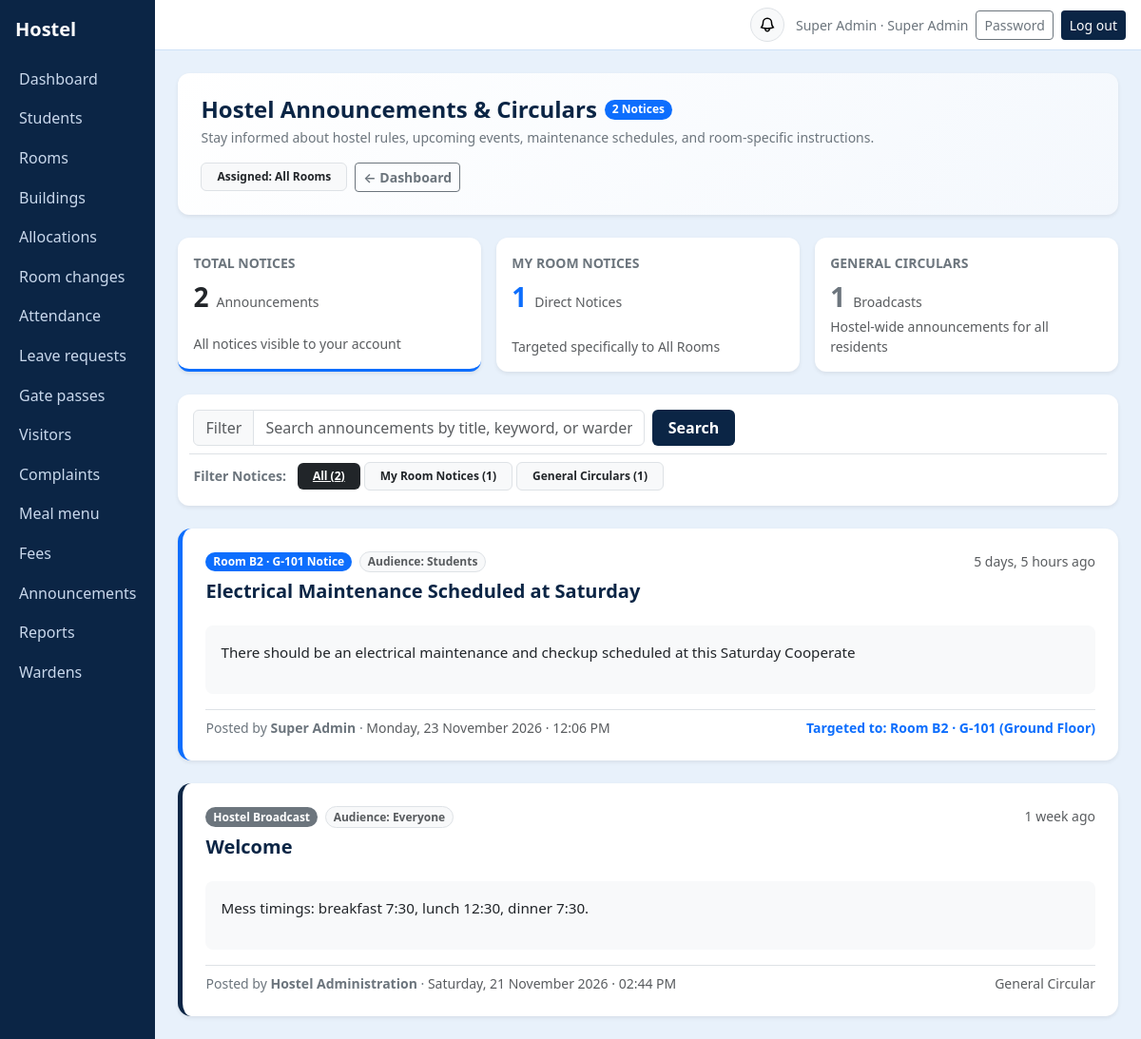
Page /me/announcements/ (signed in) on the committed database.
### core/models.py (models this page shows, shortened)
class User(AbstractUser):
    ROLES = [("admin", "Super Admin"), ("warden", "Warden"), ("student", "Student"), ("parent", "Parent")]
    role = models.CharField(max_length=10, choices=ROLES, default="student")
    phone = models.CharField(max_length=20, blank=True)
    must_change_password = models.BooleanField(default=False)
    assigned_building = models.ForeignKey(
        Building,
        null=True,
        blank=True,
        on_delete=models.SET_NULL,
        related_name="wardens",
        help_text="Leave empty for Head Warden (full cross-building access). Assign a building to lock this warden exclusively to that building.",
    )
    @property
    def scoped_building(self):
        return self.assigned_building if self.role == "warden" else None
    @property
    def warden_role_label(self):
        if self.role != "warden":
            return self.get_role_display()
        if self.assigned_building_id:
            return f"{self.assigned_building.name} Warden"
        return "Head Warden"
    @property
    def display_name(self):
        return self.get_full_name() or self.username

class Announcement(models.Model):
    AUDIENCE = [("all", "Everyone"), ("student", "Students"), ("parent", "Parents")]
    title = models.CharField(max_length=150)
    body = models.TextField()
    audience = models.CharField(max_length=10, choices=AUDIENCE, default="all")
    building = models.ForeignKey(Building, null=True, blank=True, on_delete=models.CASCADE, related_name="announcements")
    room = models.ForeignKey("Room", null=True, blank=True, on_delete=models.CASCADE, related_name="announcements")
    student = models.ForeignKey("Student", null=True, blank=True, on_delete=models.CASCADE, related_name="announcements")
    created_by = models.ForeignKey(User, null=True, blank=True, on_delete=models.SET_NULL, related_name="+")
    created_at = models.DateTimeField(auto_now_add=True)
    class Meta:
        ordering = ["-created_at"]

class Room(models.Model):
    ROOM_TYPE_CHOICES = ROOM_TYPE_CHOICES
    ROOM_TYPE_CAPACITY = ROOM_TYPE_CAPACITY
    CAPACITY_TO_ROOM_TYPE = CAPACITY_TO_ROOM_TYPE
    building = models.ForeignKey(Building, null=True, blank=True, on_delete=models.CASCADE, related_name="rooms")
    block = models.CharField(max_length=20, default="A")
    number = models.CharField(max_length=20)
    room_type = models.CharField("Room type", max_length=15, choices=ROOM_TYPE_CHOICES, default="2_sharing")
    capacity = models.PositiveSmallIntegerField(default=2)
    is_blacklisted = models.BooleanField("Blacklisted", default=False)
    blacklist_reason = models.CharField("Blacklist cause", max_length=150, blank=True)
    class Meta:
        unique_together = ("building", "block", "number")
        ordering = ["building__code", "block", "number"]
    def __init__(self, *args, **kwargs):
        super().__init__(*args, **kwargs)
        self._initial_room_type = self.room_type
        self._initial_capacity = self.capacity
    @property
    def short_code(self):
        if self.number and self.block:
            b = str(self.block).strip()
            num = str(self.number).strip()
            if num.lower().startswith(f"{b.lower()}-"):
                return f"{b}-{num[len(b)+1:].strip()}"
            if num.lower().startswith(b.lower()) and len(num) > len(b) and num[len(b):][0].isdigit():
                return f"{b}-{num[len(b):].strip()}"
            return f"{b}-{num}"
        return self.number or ""
    def __str__(self):
        code = self.short_code
        if self.building_id:
            return f"{self.building.code} · {code}"
        return code
    @property
    def floor_name(self):
        b = str(self.block or "").strip().upper()
        mapping = {
            "G": "Ground Floor",
            "F": "First Floor",
            "S": "Second Floor",
            "T": "Third Floor",
            "B": "Basement",
            "0": "Ground Floor",
            "1": "First Floor",
            "2": "Second Floor",
            "3": "Third Floor",
            "4": "Fourth Floor",
            "5": "Fifth Floor",
        }
        return mapping.get(b, f"Floor {b}" if b else "Floor")

class Building(models.Model):
    YEAR_CHOICES = [(1, "1st Year"), (2, "2nd Year"), (3, "3rd Year"), (4, "4th Year")]
    name = models.CharField(max_length=100, unique=True)
    code = models.CharField(max_length=12, unique=True)
    description = models.CharField(max_length=255, blank=True)
    allowed_years = models.CharField(
        max_length=20,
        default="1,2,3,4",
        help_text="Comma-separated allowed academic years (e.g. '1' or '2,3,4')",
    )
    is_first_year_only = models.BooleanField("1st-Year Only (Anti-Ragging Block)", default=False)
    is_active = models.BooleanField(default=True)
    class Meta:
        ordering = ["code", "name"]

### core/views.py (the view, shortened to what this page needs)
# urls.py: path("me/announcements/", v.my_announcements, name="my_announcements"),
@login_required
def my_announcements(request):
    from datetime import datetime, timezone
    u = request.user
    q = request.GET.get("q", "").strip()
    filter_type = request.GET.get("type", "all").strip()
    if u.role == "student":
        s = getattr(u, "student", None)
        room = s.room if s else None
        aud = ["all", "student"]
        base_qs = _student_notices_qs(s, aud) if s else m.Announcement.objects.filter(room__isnull=True, building__isnull=True, audience__in=aud)
        room_label = f"Room {room}" if room else "Unassigned"
    else:
        _, active_building, is_building_locked = _get_building_scope(request)
        if is_building_locked and active_building:
            base_qs = m.Announcement.objects.filter(
                Q(building=active_building) | Q(room__building=active_building) | Q(building__isnull=True, room__isnull=True)
            )
            room_label = f"{active_building.code} · {active_building.name}"
        else:
            base_qs = m.Announcement.objects.all()
            room_label = "All Rooms"
    all_notices = list(base_qs.select_related("room", "building", "created_by").order_by("-created_at"))
    room_notices = [a for a in all_notices if a.room]
    general_notices = [a for a in all_notices if not a.room]
    notices = all_notices
    if filter_type == "room":
        notices = room_notices
    elif filter_type == "general":
        notices = general_notices
    now = datetime.now(timezone.utc)
    for a in notices:
        diff_hours = (now - a.created_at).total_seconds() / 3600
        a.is_recent = diff_hours <= 48
    return show(
        request,
        "my_announcements",
        title="Hostel Announcements & Circulars",
        notices=notices,
        total_count=len(all_notices),
        room_count=len(room_notices),
        general_count=len(general_notices),
        filter_type=filter_type,
        q=q,
        room_label=room_label,
    )

### core/views.py (called while the page is built)
def show(request, template, **ctx):
    return render(request, f"core/{template}.html", ctx)

### core/templates/core/my_announcements.html (shortened to what this page needs)
{% extends "core/base.html" %}{% block content %}
<div class="card p-4 mb-4 bg-white border-0 shadow-sm" style="background: linear-gradient(135deg, #ffffff 0%, #f4f8fd 100%);">
  <div class="d-flex flex-wrap justify-content-between align-items-center gap-3">
    <div>
      <div class="d-flex align-items-center gap-2 mb-1">
        <h4 class="mb-0 fw-bold" style="color:var(--navy);">Hostel Announcements & Circulars</h4>
        <span class="badge text-bg-primary rounded-pill">{{ total_count }} Notice{{ total_count|pluralize }}</span>
      </div>
      <div class="text-secondary small">
        Stay informed about hostel rules, upcoming events, maintenance schedules, and room-specific instructions.
      </div>
    </div>
    <div class="d-flex align-items-center gap-2">
      <span class="badge text-bg-light border text-dark py-2 px-3">
        Assigned: <b>{{ room_label }}</b>
      </span>
      <a href="{% url 'home' %}" class="btn btn-sm btn-outline-secondary fw-semibold">
        &larr; Dashboard
      </a>
    </div>
  </div>
</div>
<div class="row g-3 mb-4">
  <div class="col-12 col-md-4">
    <a href="?type=all{% if q %}&q={{ q }}{% endif %}" class="card p-3 h-100 bg-white border-0 shadow-sm text-decoration-none {% if filter_type == 'all' or not filter_type %}border-bottom border-3 border-primary{% endif %}">
      <div class="text-secondary small fw-semibold text-uppercase tracking-wider mb-1">Total Notices</div>
      <div class="d-flex align-items-baseline gap-2">
        <span class="fs-3 fw-bold text-dark">{{ total_count }}</span>
        <span class="text-muted small">Announcements</span>
      </div>
      <div class="text-muted small mt-auto">All notices visible to your account</div>
    </a>
  </div>
  <div class="col-12 col-md-4">
    <a href="?type=room{% if q %}&q={{ q }}{% endif %}" class="card p-3 h-100 bg-white border-0 shadow-sm text-decoration-none {% if filter_type == 'room' %}border-bottom border-3 border-primary{% endif %}">
      <div class="text-secondary small fw-semibold text-uppercase tracking-wider mb-1">My Room Notices</div>
      <div class="d-flex align-items-baseline gap-2">
        <span class="fs-3 fw-bold text-primary">{{ room_count }}</span>
        <span class="text-muted small">Direct Notices</span>
      </div>
      <div class="text-muted small mt-auto">Targeted specifically to {{ room_label }}</div>
    </a>
  </div>
  <div class="col-12 col-md-4">
    <a href="?type=general{% if q %}&q={{ q }}{% endif %}" class="card p-3 h-100 bg-white border-0 shadow-sm text-decoration-none {% if filter_type == 'general' %}border-bottom border-3 border-primary{% endif %}">
      <div class="text-secondary small fw-semibold text-uppercase tracking-wider mb-1">General Circulars</div>
      <div class="d-flex align-items-baseline gap-2">
        <span class="fs-3 fw-bold text-secondary">{{ general_count }}</span>
        <span class="text-muted small">Broadcasts</span>
      </div>
      <div class="text-muted small mt-auto">Hostel-wide announcements for all residents</div>
    </a>
  </div>
</div>
<div class="card p-3 mb-4 bg-white border-0 shadow-sm">
  <form method="get" action="{% url 'my_announcements' %}" class="row g-2 align-items-center">
    <div class="col-12 col-md-8 col-lg-6">
      <div class="input-group">
        <span class="input-group-text bg-light text-muted">Filter</span>
        <input type="text" name="q" class="form-control" placeholder="Search announcements by title, keyword, or warden..." value="{{ q }}">
      </div>
    </div>
    <div class="col-auto">
      <button type="submit" class="btn btn-navy fw-semibold px-3">Search</button>
    </div>
    <div class="col-12 mt-2 pt-2 border-top d-flex flex-wrap align-items-center gap-1">
      <span class="text-secondary small fw-semibold me-2">Filter Notices:</span>
      <a href="?type=all{% if q %}&q={{ q }}{% endif %}"
         class="badge {% if filter_type == 'all' or not filter_type %}text-bg-dark{% else %}text-bg-light border text-dark text-decoration-none{% endif %} py-2 px-3">
        All ({{ total_count }})
      </a>
      <a href="?type=room{% if q %}&q={{ q }}{% endif %}"
         class="badge {% if filter_type == 'room' %}text-bg-primary{% else %}text-bg-light border text-dark text-decoration-none{% endif %} py-2 px-3">
        My Room Notices ({{ room_count }})
      </a>
      <a href="?type=general{% if q %}&q={{ q }}{% endif %}"
         class="badge {% if filter_type == 'general' %}text-bg-secondary{% else %}text-bg-light border text-dark text-decoration-none{% endif %} py-2 px-3">
        General Circulars ({{ general_count }})
      </a>
    </div>
  </form>
</div>
<div class="row g-4">
  {% for a in notices %}
    <div class="col-12">
      <div class="card border-0 shadow-sm p-4 bg-white position-relative" style="border-radius: 14px; border-left: 5px solid {% if a.room %}var(--bs-primary){% else %}var(--navy){% endif %} !important;">
        <div class="d-flex flex-wrap justify-content-between align-items-start gap-2 mb-2">
          <div>
            <div class="d-flex flex-wrap align-items-center gap-2 mb-2">
              {% if a.room %}
                <span class="badge text-bg-primary rounded-pill fw-semibold">Room {{ a.room }} Notice</span>
              {% elif a.building %}
                <span class="badge text-bg-info text-dark rounded-pill fw-semibold">{{ a.building.code }} &mdash; {{ a.building.name }} Notice</span>
              {% else %}
                <span class="badge text-bg-secondary rounded-pill fw-semibold">Hostel Broadcast</span>
              {% endif %}
              <span class="badge text-bg-light border text-muted rounded-pill" style="font-size:0.75rem;">
                Audience: {{ a.get_audience_display }}
              </span>
            </div>
            <h5 class="mb-0 fw-bold" style="color:var(--navy);">
              {{ a.title }}
            </h5>
          </div>
          <div class="text-muted small">
            {{ a.created_at|timesince }} ago
          </div>
        </div>
        <div class="p-3 my-3 bg-light rounded-3 text-dark small" style="line-height: 1.6; font-size: 0.95rem;">
          {{ a.body|linebreaks }}
        </div>
        <div class="d-flex flex-wrap justify-content-between align-items-center pt-2 border-top gap-2">
          <div class="small text-secondary">
            Posted by <b>{{ a.created_by.display_name|default:"Hostel Administration" }}</b>
            · <span class="text-muted">{{ a.created_at|date:"l, d F Y · h:i A" }}</span>
          </div>
          {% if a.room %}
            <div class="small text-primary fw-semibold">
              Targeted to: Room {{ a.room }} ({{ a.room.floor_name }})
            </div>
          {% else %}
            <div class="small text-muted">
              General Circular
            </div>
          {% endif %}
        </div>
      </div>
    </div>
  {% endfor %}
</div>
{% endblock %}

### core/templates/core/base.html (shortened to what this page needs)
{% load static %}<!doctype html>
<html lang="en"><head><meta charset="utf-8"><meta name="viewport" content="width=device-width, initial-scale=1">
<link href="https://cdn.jsdelivr.net/npm/bootstrap@5.3.3/dist/css/bootstrap.min.css" rel="stylesheet">
</head><body>
{% if user.is_authenticated and not hide_nav %}
<div class="d-flex">
 <nav class="sidebar py-3" id="sb"><div class="px-3 pb-3 text-white fs-5 fw-semibold">Hostel</div>
  {% for name, label in nav_items %}<a href="{% url name %}" >{{ label }}</a>{% endfor %}
 </nav>
 <div class="flex-grow-1">
  <div class="topbar d-flex align-items-center justify-content-between px-3 py-2">
   <div class="ms-auto d-flex align-items-center gap-2">
     <div class="dropdown me-1">
       <button class="btn btn-sm btn-light border position-relative rounded-circle p-2 d-flex align-items-center justify-content-center" style="width:36px; height:36px;" type="button" id="notifDropdown" data-bs-toggle="dropdown" aria-expanded="false" title="Notifications">
       </button>
     </div>
     <span class="text-secondary small d-none d-sm-inline">{{ user.display_name }} · {% if user.role == 'warden' %}{{ warden_role_label|default:user.get_role_display }}{% else %}{{ user.get_role_display }}{% endif %}</span>
     <a class="btn btn-sm btn-outline-secondary" href="{% url 'password' %}">Password</a>
     <form method="post" action="{% url 'logout' %}" class="d-inline">{% csrf_token %}<button class="btn btn-sm btn-navy">Log out</button></form>
   </div>
  </div>
  <main class="p-3 p-md-4">
{% else %}<main class="container py-4">{% endif %}
  {% block content %}{% endblock %}
 </main>
{% if user.is_authenticated and not hide_nav %}</div></div>{% endif %}
</body></html>

### core/templates/core/base.html (style rules this page uses)
:root { --navy:#0b2545;--sky:#e8f1fb;--sky2:#cfe2f7 }
body { background:var(--sky);min-height:100vh }
.sidebar { background:var(--navy);width:230px;min-height:100vh }
.sidebar a { color:#c9d8ec;text-decoration:none;display:block;padding:.55rem 1.25rem }
.topbar { background:#fff;border-bottom:1px solid var(--sky2) }
.card { border:1px solid var(--sky2); border-radius:12px; box-shadow:0 2px 6px rgba(11,37,69,0.03) }
.btn-navy { background:var(--navy);color:#fff }

### rows in the picture
User: display_name "Super Admin", role "Super Admin"
Announcement: room "B2 · G-101", audience "Students", title "Electrical Maintenance Scheduled at Saturday", created_at "5 days, 5 hours", body "There should be an electrical maintenance and checkup scheduled at this Saturday Cooperate", created_by.display_name "Super Admin", created_at "Monday, 23 November 2026 · 12:06 PM", room.floor_name "Ground Floor"
Announcement: shows "Hostel Broadcast", audience "Everyone", title "Welcome", created_at "1 week", body "Mess timings: breakfast 7:30, lunch 12:30, dinner 7:30.", created_by.display_name "Hostel Administration", created_at "Saturday, 21 November 2026 · 02:44 PM", shows "General Circular"

### other values in the picture
{{ label }} "Dashboard" "Students" "Rooms" "Buildings" "Allocations" "Room changes" "Attendance" "Leave requests" "Gate passes" "Visitors" "Complaints" "Meal menu" "Fees" "Announcements" "Reports" "Wardens"
{{ total_count }} "2"
{{ room_label }} "All Rooms"
{{ room_count }} "1"
{{ general_count }} "1"
